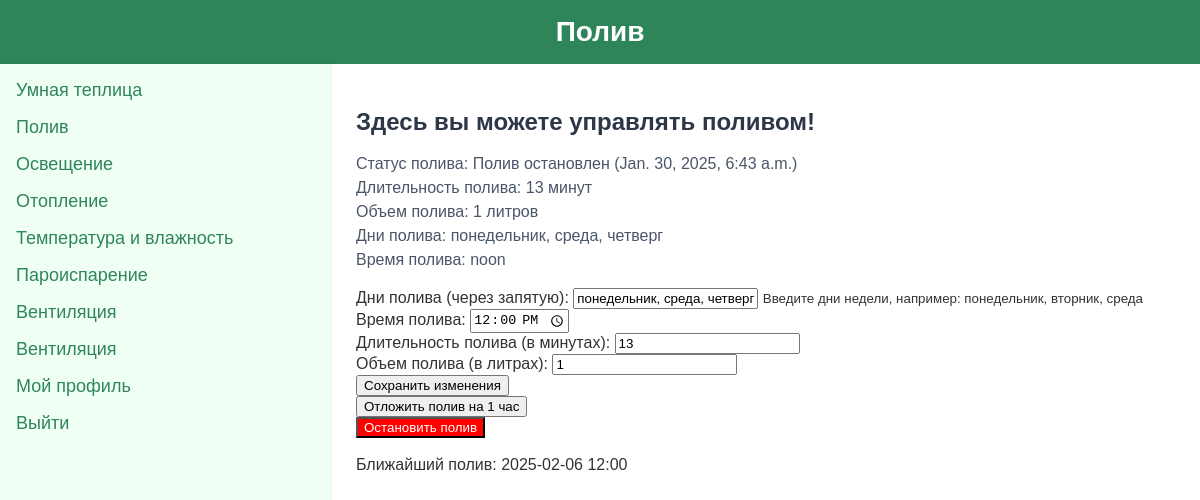
The page /watering/ (signed in) on the database its author committed.
### watering/models.py (models this page shows, shortened)
class WateringStatus(models.Model):
    STATUS_CHOICES = [
        ('started', 'Начался полив'),
        ('stopped', 'Полив остановлен'),
    ]
    status = models.CharField(max_length=10, choices=STATUS_CHOICES, default='stopped')
    duration = models.PositiveIntegerField(default=0)  # Длительность полива в минутах
    volume = models.PositiveIntegerField(default=0)  # Объем полива в литрах
    created_at = models.DateTimeField(auto_now_add=True)
    watering_time = models.TimeField(null=True, blank=True)
    user = models.ForeignKey(User, on_delete=models.CASCADE)  # Привязка к пользователю
    watering_days = models.CharField(max_length=255, blank=True, null=True)  # Дни недели, например, "Понед, Среда, Пятница"
    postponed_time = models.DateTimeField(null=True, blank=True)  # Отложенное время полива
    def get_next_watering(self):
        if self.watering_days and self.watering_time:
            days = self.watering_days.split(', ')  # Разделяем дни
            current_day = timezone.now().weekday()  # Получаем текущий день недели
            current_time = timezone.now().time()  # Получаем текущее время
            watering_time = self.watering_time
            print(f"Дни полива: {days}")
            print(f"Текущее время: {current_time}")
            print(f"Текущий день: {current_day}")
            print(f"Время полива: {watering_time}")
            weekday = {
                "понед": 0, "вторник": 1, "среда": 2, "четверг": 3,
                "пятница": 4, "суббота": 5, "воскресенье": 6
            }
            next_watering_date = None
            for day in days:
                day = day.strip().lower()  # Приводим к нижнему регистру и убираем лишние пробелы
                watering_day = weekday.get(day)
                print(f"Обрабатываем день: {day}, код дня: {watering_day}")
                if watering_day is None:
                    continue
                if watering_day < current_day or (watering_day == current_day and watering_time <= current_time):
                    watering_day = (watering_day + 1) % 7
                next_watering_date = timezone.now().replace(
                    hour=watering_time.hour, minute=watering_time.minute,
                    second=0, microsecond=0
                ) + timedelta(days=(watering_day - current_day) % 7)
                print(f"Следующий полив будет: {next_watering_date}")
                if self.postponed_time:
                    next_watering_date = min(next_watering_date, self.postponed_time)
                    print(f"С учётом отложенного времени, полив будет: {next_watering_date}")
                break  # Останавливаем цикл, когда нашли первый ближайший полив
            return next_watering_date
        return None

### watering/views.py (the view, shortened to what this page needs)
# urls.py: path("watering/", include("watering.urls")),
@login_required
def watering(request):
    watering_status, created = WateringStatus.objects.get_or_create(user=request.user)
    next_watering = watering_status.get_next_watering() if watering_status else None
    return render(request, "watering/watering.html", {
        "watering_status": watering_status,
        "next_watering": next_watering
    })

### watering/templates/watering/watering.html (shortened to what this page needs)
{% extends "main/index.html" %}
{% block header %}Полив{% endblock %}
{% block heading %}Здесь вы можете управлять поливом!{% endblock %}
{% block content %}
  <p class="text-gray-700">
      Статус полива: {{ watering_status.get_status_display }} ({{ watering_status.created_at }})
      <br>
      Длительность полива: {{ watering_status.duration }} минут
      <br>
      Объем полива: {{ watering_status.volume }} литров
      <br>
      Дни полива: {{ watering_status.watering_days }}
      <br>
      Время полива: {{ watering_status.watering_time }}
      <br>
  </p>
  <form method="post">
    <div>
      <label for="watering_days">Дни полива (через запятую):</label>
      <input type="text" id="watering_days" name="watering_days" value="{{ watering_status.watering_days }}">
      <small>Введите дни недели, например: понедельник, вторник, среда</small>
    </div>
    <div>
      <label for="watering_time">Время полива:</label>
      <input type="time" id="watering_time" name="watering_time" value="{{ watering_status.watering_time|date:'H:i' }}">
    </div>
    <div>
      <label for="duration">Длительность полива (в минутах):</label>
      <input type="number" id="duration" name="duration" value="{{ watering_status.duration }}">
    </div>
    <div>
      <label for="volume">Объем полива (в литрах):</label>
      <input type="number" id="volume" name="volume" value="{{ watering_status.volume }}">
    </div>
    <button type="submit">Сохранить изменения</button>
  </form>
  <form method="post">
    <button type="submit">Отложить полив на 1 час</button>
  </form>
  <form method="post">
    <button type="submit" style="background-color: red; color: white;">Остановить полив</button>
  </form>
  {% if next_watering %}
    <br>
    Ближайший полив: {{ next_watering|date:"Y-m-d H:i" }}
  {% else %}
    <br>
    Ближайший полив не настроен.
  {% endif %}
{% endblock %}

### main/templates/main/index.html (shortened to what this page needs)
{% load static %}
<!DOCTYPE html>
<html lang="en">
<head>
    <link rel="stylesheet" href="{% static "main/css/styles.css" %}">
</head>
<body class="bg-gray-100 font-sans">
    <header class="bg-green-600 text-white p-4 shadow-md">
        <h1 class="text-2xl font-bold">{%block header%}{%endblock%}</h1>
    </header>
    <div class="flex">
        <nav class="w-1/4 bg-green-100 h-screen p-4">
            <ul class="space-y-4">
                <li><a href="{% url "home" %}" class="block text-lg font-medium text-green-800 hover:text-green-500">Умная теплица</a></li>
                {% if user.is_authenticated %}
                    <li><a href="{% url "watering" %}" class="block text-lg font-medium text-green-800 hover:text-green-500">Полив</a></li>
                    <li><a href="{% url "lighting" %}" class="block text-lg font-medium text-green-800 hover:text-green-500">Освещение</a></li>
                    <li><a href="{% url "heating" %}" class="block text-lg font-medium text-green-800 hover:text-green-500">Отопление</a></li>
                    <li><a href="{% url "temp_n_humidity" %}" class="block text-lg font-medium text-green-800 hover:text-green-500">Температура и влажность</a></li>
                    <li><a href="{% url "steam_generator" %}" class="block text-lg font-medium text-green-800 hover:text-green-500">Пароиспарение</a></li>
                    <li><a href="{% url "ventilation" %}" class="block text-lg font-medium text-green-800 hover:text-green-500">Вентиляция</a></li>
                    <li><a href="{% url "ventilation" %}" class="block text-lg font-medium text-green-800 hover:text-green-500">Вентиляция</a></li>
                    <li><a href="{% url 'profile' %}">Мой профиль</a></li>
                    <li><a href="{% url 'logout' %}">Выйти</a></li>
                {%else%}
                <li><a href="{% url "login" %}" class="block text-lg font-medium text-green-800 hover:text-green-500">Вход в аккаунт</a></li>
                {%endif%}
            </ul>
        </nav>
        <main class="w-3/4 p-6">
            <h2 class="text-xl font-bold mb-4">{%block heading%}{%endblock%}</h2>
            {%block content%}{%endblock%}
        </main>
    </div>
</body>
</html>

### static/main/css/styles.css (style rules this page uses)
body { font-family: 'Arial', sans-serif; margin: 0; padding: 0; background-color: #f3f4f6; color: #333; }
header { background-color: #2f855a; color: #fff; padding: 1rem; text-align: center; box-shadow: 0 2px 4px rgba(0, 0, 0, 0.1); }
header h1 { margin: 0; font-size: 1.75rem; font-weight: bold; }
nav { width: 25%; background-color: #f0fff4; padding: 1rem; height: 100vh; box-shadow: 2px 0 4px rgba(0, 0, 0, 0.1); }
nav ul { list-style: none; padding: 0; margin: 0; }
nav li { margin-bottom: 1rem; }
nav a { display: block; text-decoration: none; font-size: 1.125rem; font-weight: 500; color: #2f855a; transition: color 0.3s; }
.flex { display: flex; flex-wrap: nowrap; }
main { flex-grow: 1; padding: 1.5rem; background-color: #fff; box-shadow: 0 2px 4px rgba(0, 0, 0, 0.05); }
main h2 { font-size: 1.5rem; font-weight: bold; color: #2d3748; margin-bottom: 1rem; }
main p { font-size: 1rem; line-height: 1.5; color: #4a5568; }

### rows shown on the page
WateringStatus: status "Полив остановлен", created_at "Jan. 30, 2025, 6:43 a.m.", duration "13", volume "1", watering_days "понедельник, среда, четверг", watering_time "noon", watering_time "12:00"

### other values the page prints
{{ next_watering|date:"Y-m-d H:i" }} "2025-02-06 12:00"
